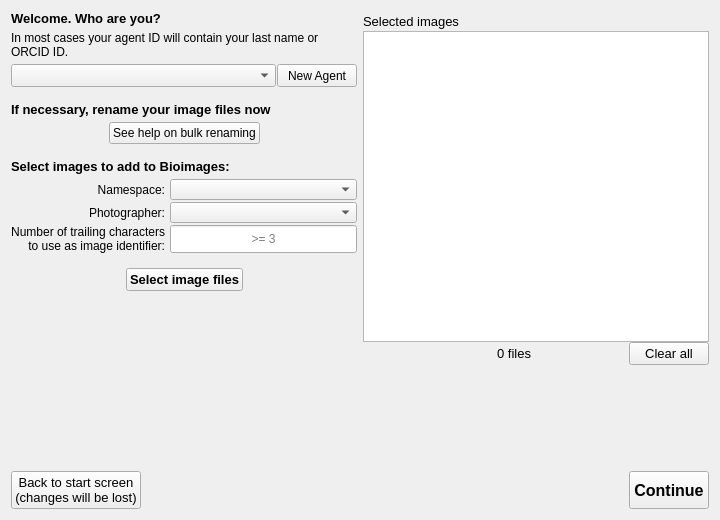
<?xml version="1.0" encoding="UTF-8"?>
<ui version="4.0">
 <class>ProcessNewImages</class>
 <widget class="QWidget" name="ProcessNewImages">
  <property name="geometry">
   <rect>
    <x>0</x>
    <y>0</y>
    <width>720</width>
    <height>520</height>
   </rect>
  </property>
  <property name="sizePolicy">
   <sizepolicy hsizetype="MinimumExpanding" vsizetype="MinimumExpanding">
    <horstretch>0</horstretch>
    <verstretch>0</verstretch>
   </sizepolicy>
  </property>
  <property name="minimumSize">
   <size>
    <width>640</width>
    <height>480</height>
   </size>
  </property>
  <property name="maximumSize">
   <size>
    <width>16777215</width>
    <height>16777215</height>
   </size>
  </property>
  <property name="windowTitle">
   <string>Bioimages Collection Manager - Process New Images</string>
  </property>
  <property name="windowIcon">
   <iconset resource="BioCM.qrc">
    <normaloff>:/icon.png</normaloff>:/icon.png</iconset>
  </property>
  <layout class="QGridLayout" name="gridLayout_2">
   <item row="0" column="0">
    <layout class="QVBoxLayout" name="verticalLayout_2">
     <property name="spacing">
      <number>5</number>
     </property>
     <item>
      <widget class="QLabel" name="uniqIDLabel">
       <property name="font">
        <font>
         <pointsize>10</pointsize>
         <weight>75</weight>
         <bold>true</bold>
        </font>
       </property>
       <property name="text">
        <string>Welcome. Who are you?</string>
       </property>
      </widget>
     </item>
     <item>
      <widget class="QLabel" name="defaultAgentLabel">
       <property name="text">
        <string>In most cases your agent ID will contain your last name or ORCID ID.</string>
       </property>
       <property name="wordWrap">
        <bool>true</bool>
       </property>
      </widget>
     </item>
     <item>
      <layout class="QHBoxLayout" name="horizontalLayout_3">
       <property name="spacing">
        <number>1</number>
       </property>
       <item>
        <widget class="QComboBox" name="agentBox">
         <property name="sizePolicy">
          <sizepolicy hsizetype="Minimum" vsizetype="Minimum">
           <horstretch>1</horstretch>
           <verstretch>0</verstretch>
          </sizepolicy>
         </property>
         <property name="font">
          <font>
           <pointsize>10</pointsize>
          </font>
         </property>
         <property name="editable">
          <bool>false</bool>
         </property>
         <property name="insertPolicy">
          <enum>QComboBox::InsertAlphabetically</enum>
         </property>
        </widget>
       </item>
       <item>
        <widget class="QPushButton" name="addnewAgentButton">
         <property name="sizePolicy">
          <sizepolicy hsizetype="Minimum" vsizetype="Minimum">
           <horstretch>0</horstretch>
           <verstretch>0</verstretch>
          </sizepolicy>
         </property>
         <property name="text">
          <string>New Agent</string>
         </property>
        </widget>
       </item>
      </layout>
     </item>
     <item>
      <spacer name="verticalSpacer_4">
       <property name="orientation">
        <enum>Qt::Vertical</enum>
       </property>
       <property name="sizeType">
        <enum>QSizePolicy::Fixed</enum>
       </property>
       <property name="sizeHint" stdset="0">
        <size>
         <width>20</width>
         <height>10</height>
        </size>
       </property>
      </spacer>
     </item>
     <item>
      <widget class="QLabel" name="bulkRenameLabel">
       <property name="sizePolicy">
        <sizepolicy hsizetype="MinimumExpanding" vsizetype="Preferred">
         <horstretch>0</horstretch>
         <verstretch>0</verstretch>
        </sizepolicy>
       </property>
       <property name="font">
        <font>
         <pointsize>10</pointsize>
         <weight>75</weight>
         <bold>true</bold>
        </font>
       </property>
       <property name="text">
        <string>If necessary, rename your image files now</string>
       </property>
       <property name="wordWrap">
        <bool>true</bool>
       </property>
      </widget>
     </item>
     <item>
      <layout class="QHBoxLayout" name="horizontalLayout_5">
       <item>
        <spacer name="horizontalSpacer_7">
         <property name="orientation">
          <enum>Qt::Horizontal</enum>
         </property>
         <property name="sizeHint" stdset="0">
          <size>
           <width>40</width>
           <height>20</height>
          </size>
         </property>
        </spacer>
       </item>
       <item>
        <widget class="QPushButton" name="helpButton">
         <property name="sizePolicy">
          <sizepolicy hsizetype="Minimum" vsizetype="Minimum">
           <horstretch>0</horstretch>
           <verstretch>0</verstretch>
          </sizepolicy>
         </property>
         <property name="text">
          <string>See help on bulk renaming</string>
         </property>
        </widget>
       </item>
       <item>
        <spacer name="horizontalSpacer_8">
         <property name="orientation">
          <enum>Qt::Horizontal</enum>
         </property>
         <property name="sizeHint" stdset="0">
          <size>
           <width>40</width>
           <height>20</height>
          </size>
         </property>
        </spacer>
       </item>
      </layout>
     </item>
     <item>
      <spacer name="verticalSpacer_5">
       <property name="orientation">
        <enum>Qt::Vertical</enum>
       </property>
       <property name="sizeType">
        <enum>QSizePolicy::Fixed</enum>
       </property>
       <property name="sizeHint" stdset="0">
        <size>
         <width>20</width>
         <height>10</height>
        </size>
       </property>
      </spacer>
     </item>
     <item>
      <widget class="QLabel" name="selectImagesLabel">
       <property name="sizePolicy">
        <sizepolicy hsizetype="MinimumExpanding" vsizetype="Preferred">
         <horstretch>0</horstretch>
         <verstretch>0</verstretch>
        </sizepolicy>
       </property>
       <property name="font">
        <font>
         <pointsize>10</pointsize>
         <weight>75</weight>
         <bold>true</bold>
        </font>
       </property>
       <property name="text">
        <string>Select images to add to Bioimages:</string>
       </property>
      </widget>
     </item>
     <item>
      <layout class="QGridLayout" name="gridLayout">
       <property name="horizontalSpacing">
        <number>5</number>
       </property>
       <property name="verticalSpacing">
        <number>2</number>
       </property>
       <item row="0" column="1">
        <widget class="QComboBox" name="namespaceBox">
         <property name="sizePolicy">
          <sizepolicy hsizetype="MinimumExpanding" vsizetype="Minimum">
           <horstretch>0</horstretch>
           <verstretch>0</verstretch>
          </sizepolicy>
         </property>
         <property name="maximumSize">
          <size>
           <width>16777215</width>
           <height>21</height>
          </size>
         </property>
         <property name="editable">
          <bool>false</bool>
         </property>
        </widget>
       </item>
       <item row="0" column="0">
        <widget class="QLabel" name="namespaceLabel">
         <property name="sizePolicy">
          <sizepolicy hsizetype="Minimum" vsizetype="Preferred">
           <horstretch>0</horstretch>
           <verstretch>0</verstretch>
          </sizepolicy>
         </property>
         <property name="maximumSize">
          <size>
           <width>500</width>
           <height>50</height>
          </size>
         </property>
         <property name="text">
          <string>Namespace:</string>
         </property>
         <property name="alignment">
          <set>Qt::AlignRight|Qt::AlignTrailing|Qt::AlignVCenter</set>
         </property>
        </widget>
       </item>
       <item row="1" column="0">
        <widget class="QLabel" name="photographerLabel">
         <property name="sizePolicy">
          <sizepolicy hsizetype="Minimum" vsizetype="Minimum">
           <horstretch>0</horstretch>
           <verstretch>0</verstretch>
          </sizepolicy>
         </property>
         <property name="maximumSize">
          <size>
           <width>500</width>
           <height>21</height>
          </size>
         </property>
         <property name="text">
          <string>Photographer:</string>
         </property>
         <property name="alignment">
          <set>Qt::AlignRight|Qt::AlignTrailing|Qt::AlignVCenter</set>
         </property>
        </widget>
       </item>
       <item row="1" column="1">
        <widget class="QComboBox" name="photographerBox">
         <property name="sizePolicy">
          <sizepolicy hsizetype="MinimumExpanding" vsizetype="Minimum">
           <horstretch>0</horstretch>
           <verstretch>0</verstretch>
          </sizepolicy>
         </property>
         <property name="maximumSize">
          <size>
           <width>16777215</width>
           <height>21</height>
          </size>
         </property>
         <property name="editable">
          <bool>false</bool>
         </property>
        </widget>
       </item>
       <item row="2" column="0">
        <widget class="QLabel" name="trailingLabel">
         <property name="sizePolicy">
          <sizepolicy hsizetype="Minimum" vsizetype="Minimum">
           <horstretch>0</horstretch>
           <verstretch>0</verstretch>
          </sizepolicy>
         </property>
         <property name="text">
          <string>Number of trailing characters
to use as image identifier:</string>
         </property>
         <property name="alignment">
          <set>Qt::AlignRight|Qt::AlignTrailing|Qt::AlignVCenter</set>
         </property>
         <property name="wordWrap">
          <bool>false</bool>
         </property>
        </widget>
       </item>
       <item row="2" column="1">
        <layout class="QHBoxLayout" name="horizontalLayout_7">
         <property name="spacing">
          <number>0</number>
         </property>
         <item>
          <widget class="QLineEdit" name="trailingCharacters">
           <property name="sizePolicy">
            <sizepolicy hsizetype="Minimum" vsizetype="Minimum">
             <horstretch>0</horstretch>
             <verstretch>0</verstretch>
            </sizepolicy>
           </property>
           <property name="minimumSize">
            <size>
             <width>0</width>
             <height>0</height>
            </size>
           </property>
           <property name="inputMask">
            <string/>
           </property>
           <property name="text">
            <string/>
           </property>
           <property name="maxLength">
            <number>2</number>
           </property>
           <property name="alignment">
            <set>Qt::AlignCenter</set>
           </property>
           <property name="placeholderText">
            <string>&gt;= 3</string>
           </property>
           <property name="clearButtonEnabled">
            <bool>false</bool>
           </property>
          </widget>
         </item>
        </layout>
       </item>
      </layout>
     </item>
     <item>
      <spacer name="verticalSpacer_3">
       <property name="orientation">
        <enum>Qt::Vertical</enum>
       </property>
       <property name="sizeType">
        <enum>QSizePolicy::Fixed</enum>
       </property>
       <property name="sizeHint" stdset="0">
        <size>
         <width>20</width>
         <height>10</height>
        </size>
       </property>
      </spacer>
     </item>
     <item>
      <layout class="QHBoxLayout" name="horizontalLayout_4">
       <item>
        <spacer name="horizontalSpacer_5">
         <property name="orientation">
          <enum>Qt::Horizontal</enum>
         </property>
         <property name="sizeHint" stdset="0">
          <size>
           <width>40</width>
           <height>20</height>
          </size>
         </property>
        </spacer>
       </item>
       <item>
        <widget class="QPushButton" name="selectImagesButton">
         <property name="sizePolicy">
          <sizepolicy hsizetype="Minimum" vsizetype="Minimum">
           <horstretch>0</horstretch>
           <verstretch>0</verstretch>
          </sizepolicy>
         </property>
         <property name="font">
          <font>
           <pointsize>10</pointsize>
           <weight>75</weight>
           <bold>true</bold>
          </font>
         </property>
         <property name="text">
          <string>Select image files</string>
         </property>
        </widget>
       </item>
       <item>
        <spacer name="horizontalSpacer_6">
         <property name="orientation">
          <enum>Qt::Horizontal</enum>
         </property>
         <property name="sizeHint" stdset="0">
          <size>
           <width>40</width>
           <height>20</height>
          </size>
         </property>
        </spacer>
       </item>
      </layout>
     </item>
    </layout>
   </item>
   <item row="1" column="0">
    <spacer name="verticalSpacer_2">
     <property name="orientation">
      <enum>Qt::Vertical</enum>
     </property>
     <property name="sizeHint" stdset="0">
      <size>
       <width>20</width>
       <height>154</height>
      </size>
     </property>
    </spacer>
   </item>
   <item row="2" column="0" colspan="2">
    <layout class="QHBoxLayout" name="horizontalLayout_2">
     <item>
      <widget class="QPushButton" name="backButton">
       <property name="sizePolicy">
        <sizepolicy hsizetype="Minimum" vsizetype="Minimum">
         <horstretch>0</horstretch>
         <verstretch>0</verstretch>
        </sizepolicy>
       </property>
       <property name="font">
        <font>
         <pointsize>10</pointsize>
         <weight>50</weight>
         <bold>false</bold>
        </font>
       </property>
       <property name="text">
        <string>Back to start screen
(changes will be lost)</string>
       </property>
      </widget>
     </item>
     <item>
      <spacer name="horizontalSpacer_4">
       <property name="orientation">
        <enum>Qt::Horizontal</enum>
       </property>
       <property name="sizeHint" stdset="0">
        <size>
         <width>40</width>
         <height>20</height>
        </size>
       </property>
      </spacer>
     </item>
     <item>
      <widget class="QPushButton" name="doneButton">
       <property name="sizePolicy">
        <sizepolicy hsizetype="Minimum" vsizetype="Minimum">
         <horstretch>0</horstretch>
         <verstretch>0</verstretch>
        </sizepolicy>
       </property>
       <property name="font">
        <font>
         <pointsize>12</pointsize>
         <weight>75</weight>
         <italic>false</italic>
         <bold>true</bold>
        </font>
       </property>
       <property name="text">
        <string>Continue</string>
       </property>
      </widget>
     </item>
    </layout>
   </item>
   <item row="0" column="1" rowspan="2">
    <layout class="QVBoxLayout" name="verticalLayout">
     <property name="spacing">
      <number>0</number>
     </property>
     <item>
      <layout class="QHBoxLayout" name="horizontalLayout">
       <item>
        <widget class="QLabel" name="label">
         <property name="sizePolicy">
          <sizepolicy hsizetype="Minimum" vsizetype="Preferred">
           <horstretch>0</horstretch>
           <verstretch>0</verstretch>
          </sizepolicy>
         </property>
         <property name="font">
          <font>
           <pointsize>10</pointsize>
          </font>
         </property>
         <property name="text">
          <string>Selected images</string>
         </property>
        </widget>
       </item>
       <item>
        <spacer name="horizontalSpacer_2">
         <property name="orientation">
          <enum>Qt::Horizontal</enum>
         </property>
         <property name="sizeHint" stdset="0">
          <size>
           <width>40</width>
           <height>20</height>
          </size>
         </property>
        </spacer>
       </item>
      </layout>
     </item>
     <item>
      <widget class="QListWidget" name="listWidget"/>
     </item>
     <item>
      <layout class="QHBoxLayout" name="numFilesLayout">
       <property name="spacing">
        <number>0</number>
       </property>
       <item>
        <spacer name="horizontalSpacer_3">
         <property name="orientation">
          <enum>Qt::Horizontal</enum>
         </property>
         <property name="sizeHint" stdset="0">
          <size>
           <width>40</width>
           <height>20</height>
          </size>
         </property>
        </spacer>
       </item>
       <item>
        <widget class="QLabel" name="numFilesLabel">
         <property name="sizePolicy">
          <sizepolicy hsizetype="Minimum" vsizetype="Preferred">
           <horstretch>0</horstretch>
           <verstretch>0</verstretch>
          </sizepolicy>
         </property>
         <property name="minimumSize">
          <size>
           <width>70</width>
           <height>0</height>
          </size>
         </property>
         <property name="font">
          <font>
           <pointsize>10</pointsize>
          </font>
         </property>
         <property name="text">
          <string>0 files</string>
         </property>
         <property name="alignment">
          <set>Qt::AlignRight|Qt::AlignTrailing|Qt::AlignVCenter</set>
         </property>
        </widget>
       </item>
       <item>
        <spacer name="horizontalSpacer">
         <property name="orientation">
          <enum>Qt::Horizontal</enum>
         </property>
         <property name="sizeHint" stdset="0">
          <size>
           <width>5</width>
           <height>20</height>
          </size>
         </property>
        </spacer>
       </item>
       <item>
        <widget class="QPushButton" name="clearButton">
         <property name="sizePolicy">
          <sizepolicy hsizetype="Minimum" vsizetype="Minimum">
           <horstretch>0</horstretch>
           <verstretch>0</verstretch>
          </sizepolicy>
         </property>
         <property name="minimumSize">
          <size>
           <width>75</width>
           <height>21</height>
          </size>
         </property>
         <property name="font">
          <font>
           <pointsize>10</pointsize>
          </font>
         </property>
         <property name="text">
          <string>Clear all</string>
         </property>
        </widget>
       </item>
      </layout>
     </item>
     <item>
      <spacer name="verticalSpacer">
       <property name="orientation">
        <enum>Qt::Vertical</enum>
       </property>
       <property name="sizeType">
        <enum>QSizePolicy::Minimum</enum>
       </property>
       <property name="sizeHint" stdset="0">
        <size>
         <width>20</width>
         <height>100</height>
        </size>
       </property>
      </spacer>
     </item>
    </layout>
   </item>
  </layout>
 </widget>
 <tabstops>
  <tabstop>selectImagesButton</tabstop>
  <tabstop>doneButton</tabstop>
  <tabstop>backButton</tabstop>
  <tabstop>helpButton</tabstop>
  <tabstop>clearButton</tabstop>
  <tabstop>addnewAgentButton</tabstop>
  <tabstop>agentBox</tabstop>
 </tabstops>
 <resources>
  <include location="BioCM.qrc"/>
 </resources>
 <connections/>
</ui>
